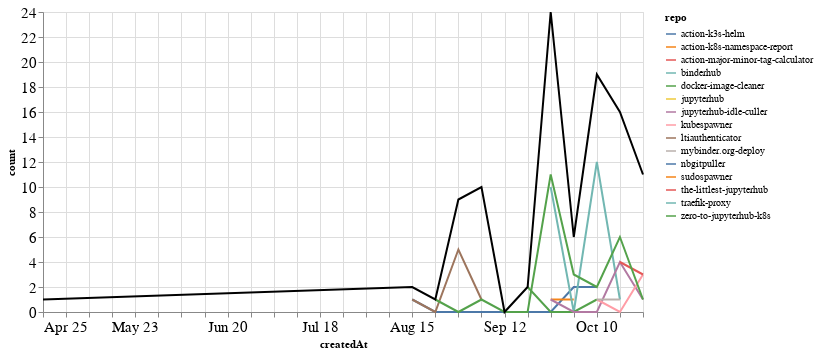

Notebook code for this chart:
### Markdown cell above
### PRs

### Code cell
prs_time = prs.groupby('repo').resample('W', on='createdAt').count()['author'].reset_index()
prs_time = prs_time.rename(columns={'author': 'count'})
prs_time_total = prs_time.groupby('createdAt').agg({"count": "sum"}).reset_index()

ch1 = alt.Chart(prs_time, width=600).mark_line().encode(
    x='createdAt',
    y='count',
    color='repo',
    tooltip="repo"
)

ch2 = alt.Chart(prs_time_total, width=600).mark_line(color="black").encode(
    x='createdAt',
    y='count',
)

ch1 + ch2

### Figure 1 — Vega-Lite specification as saved in the notebook (floating-point values rounded to 4 significant figures)
{"config": {"axisLeft": {"labelFontSize": 15}, "axisBottom": {"labelFontSize": 15}}, "layer": [{"data": {"name": "data-beec88b0e9a4cd3e611ce14f8299c765"}, "mark": "line", "encoding": {"color": {"type": "nominal", "field": "repo"}, "tooltip": {"type": "nominal", "field": "repo"}, "x": {"type": "temporal", "field": "createdAt"}, "y": {"type": "quantitative", "field": "count"}}, "width": 600}, {"data": {"name": "data-c34099857b4e8d8ee869305c68585089"}, "mark": {"type": "line", "color": "black"}, "encoding": {"x": {"type": "temporal", "field": "createdAt"}, "y": {"type": "quantitative", "field": "count"}}, "width": 600}], "$schema": "https://vega.github.io/schema/vega-lite/v4.8.1.json", "datasets": {"data-beec88b0e9a4cd3e611ce14f8299c765": [{"repo": "action-k3s-helm", "createdAt": "2021-08-15T00:00:00", "count": 1}, {"repo": "action-k3s-helm", "createdAt": "2021-08-22T00:00:00", "count": 0}, {"repo": "action-k3s-helm", "createdAt": "2021-08-29T00:00:00", "count": 0}, {"repo": "action-k3s-helm", "createdAt": "2021-09-05T00:00:00", "count": 0}, {"repo": "action-k3s-helm", "createdAt": "2021-09-12T00:00:00", "count": 0}, {"repo": "action-k3s-helm", "createdAt": "2021-09-19T00:00:00", "count": 0}, {"repo": "action-k3s-helm", "createdAt": "2021-09-26T00:00:00", "count": 0}, {"repo": "action-k3s-helm", "createdAt": "2021-10-03T00:00:00", "count": 2}, {"repo": "action-k3s-helm", "createdAt": "2021-10-10T00:00:00", "count": 2}, {"repo": "action-k8s-namespace-report", "createdAt": "2021-09-26T00:00:00", "count": 1}, {"repo": "action-k8s-namespace-report", "createdAt": "2021-10-03T00:00:00", "count": 1}, {"repo": "action-major-minor-tag-calculator", "createdAt": "2021-09-26T00:00:00", "count": 1}, {"repo": "binderhub", "createdAt": "2021-09-26T00:00:00", "count": 10}, {"repo": "binderhub", "createdAt": "2021-10-03T00:00:00", "count": 0}, {"repo": "binderhub", "createdAt": "2021-10-10T00:00:00", "count": 12}, {"repo": "binderhub", "createdAt": "2021-10-17T00:00:00", "count": 1}, {"repo": "docker-image-cleaner", "createdAt": "2021-09-19T00:00:00", "count": 2}, {"repo": "docker-image-cleaner", "createdAt": "2021-09-26T00:00:00", "count": 0}, {"repo": "docker-image-cleaner", "createdAt": "2021-10-03T00:00:00", "count": 0}, {"repo": "docker-image-cleaner", "createdAt": "2021-10-10T00:00:00", "count": 1}, {"repo": "jupyterhub", "createdAt": "2021-08-29T00:00:00", "count": 4}, {"repo": "jupyterhub-idle-culler", "createdAt": "2021-09-26T00:00:00", "count": 1}, {"repo": "jupyterhub-idle-culler", "createdAt": "2021-10-03T00:00:00", "count": 0}, {"repo": "jupyterhub-idle-culler", "createdAt": "2021-10-10T00:00:00", "count": 0}, {"repo": "jupyterhub-idle-culler", "createdAt": "2021-10-17T00:00:00", "count": 4}, {"repo": "jupyterhub-idle-culler", "createdAt": "2021-10-24T00:00:00", "count": 1}, {"repo": "kubespawner", "createdAt": "2021-10-10T00:00:00", "count": 1}, {"repo": "kubespawner", "createdAt": "2021-10-17T00:00:00", "count": 0}, {"repo": "kubespawner", "createdAt": "2021-10-24T00:00:00", "count": 3}, {"repo": "ltiauthenticator", "createdAt": "2021-08-15T00:00:00", "count": 1}, {"repo": "ltiauthenticator", "createdAt": "2021-08-22T00:00:00", "count": 0}, {"repo": "ltiauthenticator", "createdAt": "2021-08-29T00:00:00", "count": 5}, {"repo": "ltiauthenticator", "createdAt": "2021-09-05T00:00:00", "count": 1}, {"repo": "mybinder.org-deploy", "createdAt": "2021-10-10T00:00:00", "count": 1}, {"repo": "mybinder.org-deploy", "createdAt": "2021-10-17T00:00:00", "count": 1}, {"repo": "nbgitpuller", "createdAt": "2021-09-05T00:00:00", "count": 8}, {"repo": "sudospawner", "createdAt": "2021-04-25T00:00:00", "count": 1}, {"repo": "the-littlest-jupyterhub", "createdAt": "2021-10-17T00:00:00", "count": 4}, {"repo": "the-littlest-jupyterhub", "createdAt": "2021-10-24T00:00:00", "count": 3}, {"repo": "traefik-proxy", "createdAt": "2021-10-24T00:00:00", "count": 3}, {"repo": "zero-to-jupyterhub-k8s", "createdAt": "2021-08-22T00:00:00", "count": 1}, {"repo": "zero-to-jupyterhub-k8s", "createdAt": "2021-08-29T00:00:00", "count": 0}, {"repo": "zero-to-jupyterhub-k8s", "createdAt": "2021-09-05T00:00:00", "count": 1}, {"repo": "zero-to-jupyterhub-k8s", "createdAt": "2021-09-12T00:00:00", "count": 0}, {"repo": "zero-to-jupyterhub-k8s", "createdAt": "2021-09-19T00:00:00", "count": 0}, {"repo": "zero-to-jupyterhub-k8s", "createdAt": "2021-09-26T00:00:00", "count": 11}, {"repo": "zero-to-jupyterhub-k8s", "createdAt": "2021-10-03T00:00:00", "count": 3}, {"repo": "zero-to-jupyterhub-k8s", "createdAt": "2021-10-10T00:00:00", "count": 2}, {"repo": "zero-to-jupyterhub-k8s", "createdAt": "2021-10-17T00:00:00", "count": 6}, {"repo": "zero-to-jupyterhub-k8s", "createdAt": "2021-10-24T00:00:00", "count": 1}], "data-c34099857b4e8d8ee869305c68585089": [{"createdAt": "2021-04-25T00:00:00", "count": 1}, {"createdAt": "2021-08-15T00:00:00", "count": 2}, {"createdAt": "2021-08-22T00:00:00", "count": 1}, {"createdAt": "2021-08-29T00:00:00", "count": 9}, {"createdAt": "2021-09-05T00:00:00", "count": 10}, {"createdAt": "2021-09-12T00:00:00", "count": 0}, {"createdAt": "2021-09-19T00:00:00", "count": 2}, {"createdAt": "2021-09-26T00:00:00", "count": 24}, {"createdAt": "2021-10-03T00:00:00", "count": 6}, {"createdAt": "2021-10-10T00:00:00", "count": 19}, {"createdAt": "2021-10-17T00:00:00", "count": 16}, {"createdAt": "2021-10-24T00:00:00", "count": 11}]}}
